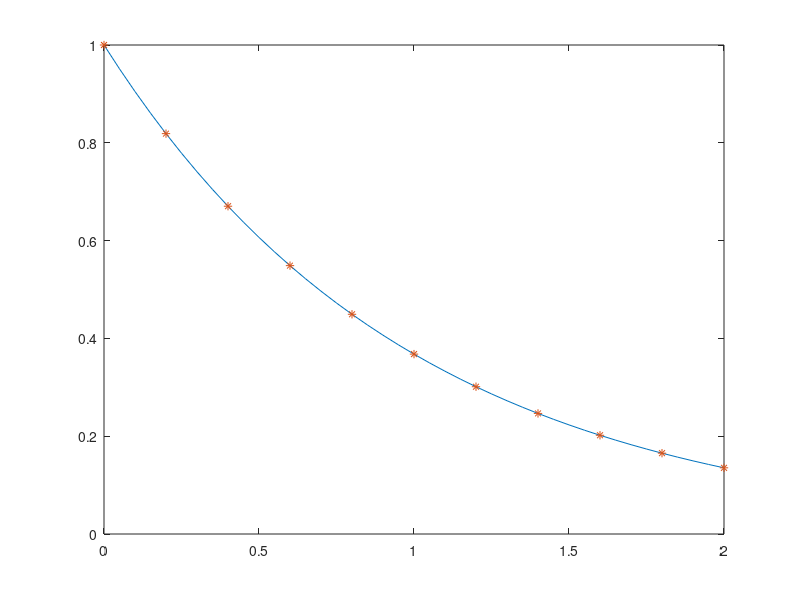

The MATLAB source for this figure:
function ff=primer3
n=10; h=0.2;
x(1)=0; y(1)=1; z(1)=-1;
for i=1:n
    k1=fun(x(i),y(i),z(i));
    k2=fun(x(i)+h/2, y(i)+k1(1)*h/2, z(i)+k1(2)*h/2);
    k3=fun(x(i)+h/2, y(i)+k2(1)*h/2, z(i)+k2(2)*h/2);
    k4=fun(x(i)+h, y(i)+k3(1)*h, z(i)+k3(2)*h);
    x(i+1)=x(i)+h;
    y(i+1)=y(i)+h*(k1(1)+2*k2(1)+2*k3(1)+k4(1))/6;
    z(i+1)=z(i)+h*(k1(2)+2*k2(2)+2*k3(2)+k4(2))/6;
end;
t=0:0.05:2;
w=exp(-t);
plot(t,w,'-',x,y,'*');
%grid on
ff=[x',y'];

function f=fun(x,y,z)
%f(1)=z;
%f(2)=y;
f(1)=z;
f(2)=y;